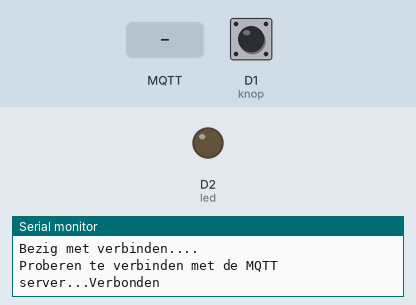
A sketch run on a simulated ESP8266 (NodeMCU). Parts: output pins drawn as LEDs (lit = HIGH), the last lines printed to the serial monitor. Inputs (shaded band) come from the test bench; at power-on: D1 (knop) LOW. WiFi joins after 1.5 s; servers stay silent unless stated; no MQTT or app messages arrive unless stated.

Above: at 2.7 s.
2.8 s: MQTT message "1" arrives on the first subscribed topic
At 3.7 s:
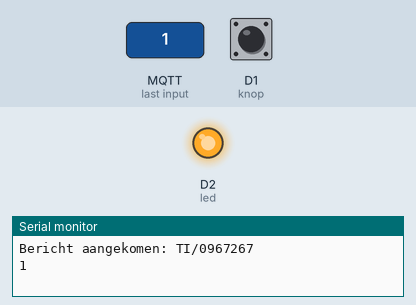
4.3 s: MQTT message "0" arrives on the first subscribed topic
At 4.9 s:
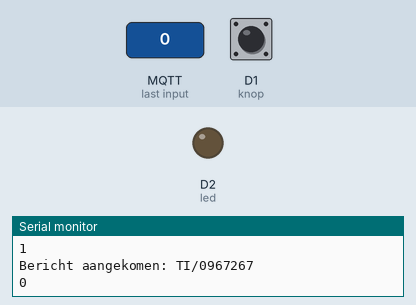
Timing chart, 0 to 7.3 s (numbered marks = the images above; inputs shaded):
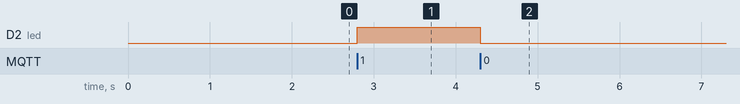

The sketch:

esp-mqtt.ino
```cpp
/*
  ESP8266 MQTT
  Niek van Leeuwen 0967267

  Ik maak gebruik van de PubSub client
  https://pubsubclient.knolleary.net/api.html
*/
#include <ESP8266WiFi.h>
#include <PubSubClient.h>

const char* ssid = "";
const char* WifiPassword = "";
const char* mqtt_server = "";
const char* topic_esp1="TI/0971051"; //in dit kanaal publiceert de ESP
const char* topic_esp2="TI/0967267"; //naar dit kanaal luistert de ESP
const char* MQTTusername = "";
const char* MQTTpassword = "";
const String clientId = "0967267-esp"; //de naam waarmee de ESP zich bij de broker identificeert
const byte led = D2; //pin waar je je led op aansluit
const byte knop = D1; //pin waar je de knop op aansluit
long lastMsg = 0;
char msg[50];

WiFiClient espClient; //initialiseer een WIFI client
PubSubClient client(espClient); //initialiseer een PubSubclient met als parameter de aangemaakte WifiClient

//deze functie verzorgt de wifi verbinding
void setup_wifi() {
  delay(10);

  Serial.println();
  Serial.print("Verbinden met ");
  Serial.println(ssid);
  WiFi.begin(ssid, WifiPassword);

  //wachten totdat de ESP verbonden is
  while (WiFi.status() != WL_CONNECTED) {
    delay(500);
    Serial.println("Bezig met verbinden....");
  }
}

void callback(char* topic, byte* payload, unsigned int length) {
  Serial.print("Bericht aangekomen: ");
  Serial.println(topic);

  for (int i = 0; i < length; i++) {
    Serial.print((char)payload[i]);
  }

  Serial.println();

  //zet de LED aan/uit op basis van het ontvangen karakter
  if ((char)payload[0] == '0') {
    digitalWrite(led, LOW);
  } else if ((char)payload[0] == '1') {
    digitalWrite(led, HIGH);
  }
}

void reconnect() {
  //loop totdat de ESP verbonden is
  while (!client.connected()) {
    Serial.print("Proberen te verbinden met de MQTT server...");
    //Proberen te vervinden met het gegeven client ID
    if (client.connect(clientId.c_str(), MQTTusername, MQTTpassword)) {
      Serial.println("Verbonden");
      //verstuur een welkomsbericht in beide kanalen
      client.publish(topic_esp1, "Ik ben ESP 1");
      client.publish(topic_esp2, "Ik ben ESP 1");
      //de ESP abonneert op de het topic van de andere ESP
      client.subscribe(topic_esp2);
    } else {
      Serial.print("Mislukt, rc=");
      Serial.print(client.state());
      Serial.println(" opnieuw proberen over 2 seconden");
      //twee seconden wachten op een nieuwe poging
      delay(2000);
    }
  }
}

void setup() {
  pinMode(led, OUTPUT); //initialiseer de led als output
  pinMode(knop, INPUT); //initialiseer de knop als input
  Serial.begin(115200);
  setup_wifi();
  client.setServer(mqtt_server, 1883); //gebruikt poort 1883 (zelfde port als de MQTT broker)
  client.setCallback(callback); //deze functie wordt aangeroepen als er een bericht binnenkomt
}

void loop() {
  //checken of de ESP verbonden is met de MQTT server
  if (!client.connected()) {
    reconnect(); //als de ESP niet meer verbonden is met de server proberen opnieuw te verbinden
  }
  client.loop(); //loop moet aangroepen worden om de ESP de binnenkomende berichten te laten verwerken en de verbinding met de server te behouden

  long now = millis();
  //lees om de halve seconde de staat van de knop
  if (now - lastMsg > 500) {
    lastMsg = now;
    if(digitalRead(knop) == HIGH){
      client.publish(topic_esp1, "1"); //verstuur een 1 als de knop is ingedrukt
    }else{
      client.publish(topic_esp1, "0"); //verstuur een 0 als de knop niet is ingedrukt
    }
  }
}
```

Measured:
- after the input at 2.8 s, D2 (led): LOW → HIGH at once
- after the input at 4.3 s, D2 (led): HIGH → LOW at once
